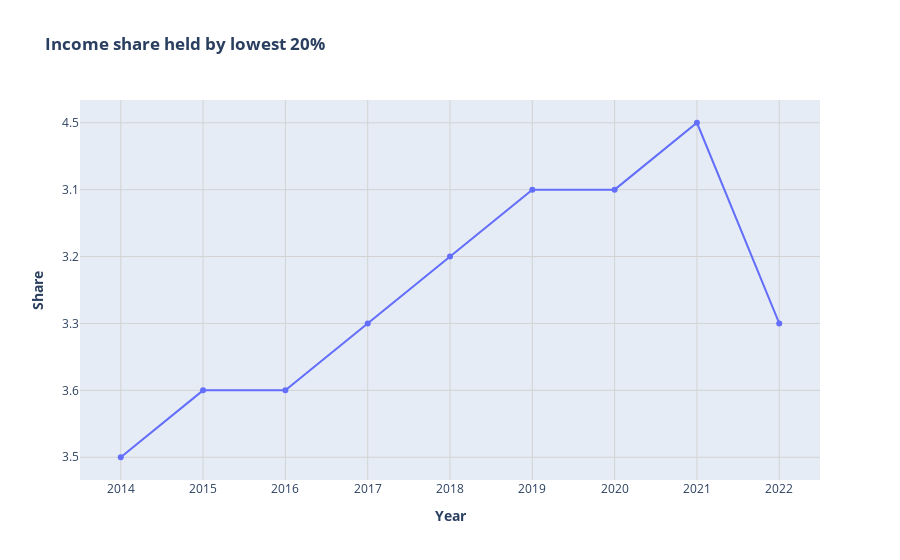

The code cell stored with this chart in its notebook:
### Code cell
share = go.Figure()

share.add_trace(go.Scatter(x=df.iloc[1:,0], y=df.loc[:,'Income share held by lowest 20%'], mode='lines+markers', name='Income share held by lowest 20%'))

share.update_layout(
    title='<b>Income share held by lowest 20%</b>', 
    xaxis_title='<b>Year</b>', 
    yaxis_title='<b>Share</b>', 
    xaxis=dict(showgrid=True, gridwidth=1, gridcolor='LightGray'),
    yaxis=dict(showgrid=True, gridwidth=1, gridcolor='LightGray')
    )

share.show()

### Figure 1 — Plotly figure (JSON) as saved in the notebook; plotly's stock layout.template omitted (floating-point values rounded to 4 significant figures)
{"data": [{"mode": "lines+markers", "name": "Income share held by lowest 20%", "type": "scatter", "x": ["2014", "2015", "2016", "2017", "2018", "2019", "2020", "2021", "2022"], "y": ["3.5", "3.6", "3.6", "3.3", "3.2", "3.1", "3.1", "4.5", "3.3", null]}], "layout": {"title": {"text": "<b>Income share held by lowest 20%</b>"}, "xaxis": {"gridcolor": "LightGray", "gridwidth": 1, "showgrid": true, "title": {"text": "<b>Year</b>"}}, "yaxis": {"gridcolor": "LightGray", "gridwidth": 1, "showgrid": true, "title": {"text": "<b>Share</b>"}}}}
